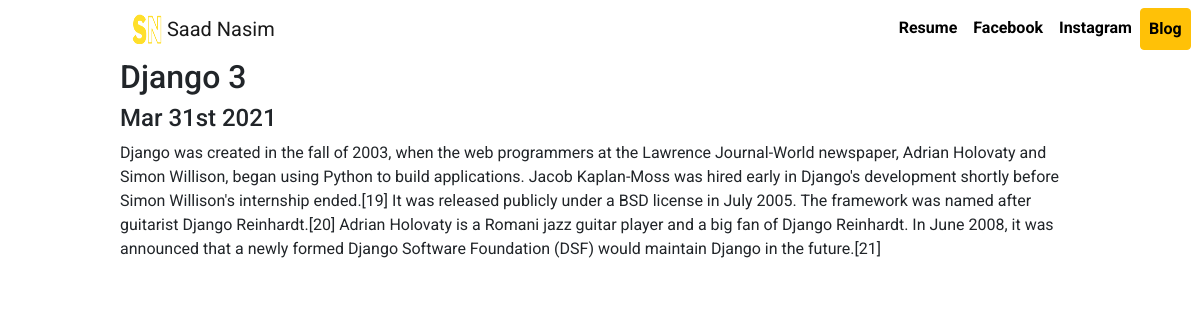
The page /blog/10/ on the database its author committed.
### blog/models.py (models this page shows, shortened)
class Blog(models.Model):
    title = models.CharField(max_length=200)
    description = models.TextField()
    date = models.DateField()

### blog/views.py (the view)
# urls.py: path('<int:blog_id>/',views.detail,name ='detail'),
def detail(request,blog_id):
    blog= get_object_or_404(Blog, pk=blog_id)
    return render(request,'blog/detail.html',{'blog':blog})

### blog/templates/blog/detail.html
{% extends 'portfolio/base.html' %}
{% block content %}
<h2>{{ blog.title }}</h2>
<h4>{{ blog.date|date:'M jS Y'}}</h4>
<p>{{ blog.description|safe}}</p>
{% endblock %}

### portfolio/static/portfolio/custom.css (style rules this page uses)
body { font-family: 'Roboto', sans-serif; margin: auto; width: 80%; }

### rows shown on the page
Blog: title "Django 3", date "Mar 31st 2021", description "Django was created in the fall of 2003, when the web programmers at the Lawrence Journal-World newspaper, Adrian Holovaty and Simon Willison, began using Python to build applications. Jacob Kaplan-Moss was hired early in Django's development shortly before Simon Willison's internship ended.[19] It was released publicly under a BSD license in July 2005. The framework was named after guitarist Django Reinhardt.[20] Adrian Holovaty is a Romani jazz guitar player and a big fan of Django Reinhardt. In June 2008, it was announced that a newly formed Django Software Foundation (DSF) would maintain Django in the future.[21]"
